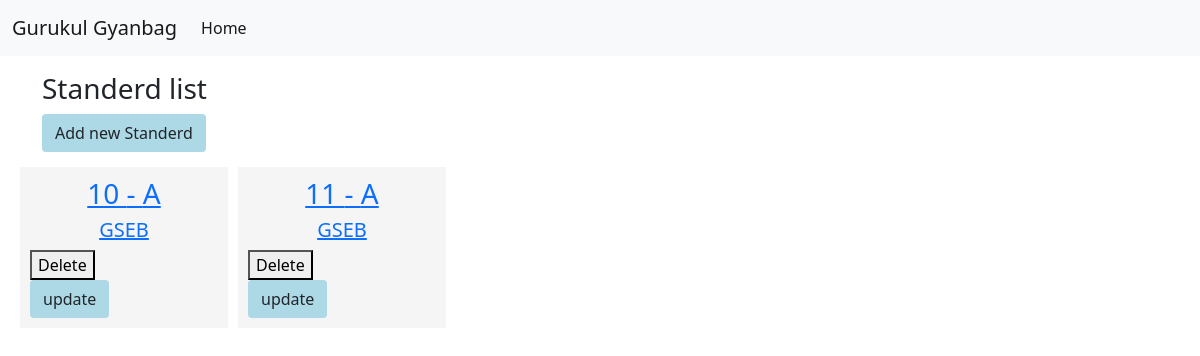
The page / on the database its author committed.
### marksApp/models.py (models this page shows, shortened)
class Standerd(models.Model):
    CBSE = "CBSE"
    GSEB = "GSEB"
    Science = "Science"
    Commerce = "Commerce"
    MediumOfStudent = ((CBSE, "CBSE"),
                       (GSEB, "GSEB"),
                       (Science, "Science"),
                       (Commerce, "Commerce"))
    Id = models.AutoField(primary_key=True)
    Std = models.PositiveIntegerField()
    Medium = models.CharField(
        max_length=11, choices=MediumOfStudent, default=GSEB)
    Div = models.CharField(max_length=10, blank=True, null=True)

### marksApp/views.py (the view, shortened to what this page needs)
# urls.py: path("", views.userHome, name='Home'),
def userHome(request):
    try:
        stdForm = standerdForm()
        if request.POST.get("AddNewStanderd"):
            form = standerdForm(request.POST)
            if form.is_valid():
                form.save()
            messages.info(request, "New standerd is added successfully.")
            return redirect("/")
        allStanderd = Standerd.objects.all()
        context = {'allStanderd': allStanderd, 'standerdForm': stdForm}
        return render(request, 'MarksApp/home.html', context)
    except:
        return render(request, 'MarksApp/error.html')

### marksApp/templates/MarksApp/home.html (shortened to what this page needs)
{% extends "MarksApp/base.html" %}
{% block body %}
<div class="container mt-3">
  <div class="row">
    <div class="col-10.5 mr-auto">
      <h3 class="h3Crop" >Standerd list</h3>
    </div>
    <div class="col-1.5">
<button type="button" class="btn mr-2 " style="background-color:lightblue" data-toggle="modal" data-target="#standerdModal">
Add new Standerd
</button>
    </div>
  </div>
</div>
<div class="containerCrop">
  <div class="rowCrop">
      {% for Standerd in allStanderd %}
     <a href="/{{Standerd.Id}}"> <div class="colCrop">
          <center><h3>{{Standerd.Std}} - {{Standerd.Div}}</h3>
    <h5>{{Standerd.Medium}}</h5></center></a>
    <form action="/" method="POST">
    <button type=submit name='deleteStanderd' value='{{Standerd.Id}}'>Delete</button>
    </form>
   <button type="button" class="btn mr-2 " style="background-color:lightblue" data-toggle="modal" data-target="#updatestanderdModal{{Standerd.Id}}">
  update
  </button>
      </div>
      {% endfor %}
{% endblock  %}

### marksApp/templates/MarksApp/home.html (style rules this page uses)
.colCrop { width: 208px; -ms-flex-preferred-size: 0; -ms-flex-positive: 1; background: whitesmoke; padding: 10px; margin: 5px; }
.rowCrop { display: -webkit-box; display: -ms-flexbox; display: flex; -ms-flex-wrap: wrap; flex-wrap: wrap; margin:10px 15px; }
.containerCrop { max-width: 100%; }

### rows shown on the page
Standerd: Std "10", Div "A", Medium "GSEB", {{ Standerd.Id }} 1 (drawn)
Standerd: Std "11", Div "A", Medium "GSEB", {{ Standerd.Id }} 10 (drawn)
